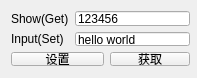
<?xml version="1.0" encoding="UTF-8"?>
<ui version="4.0">
 <class>buttonClass</class>
 <widget class="QMainWindow" name="buttonClass">
  <property name="geometry">
   <rect>
    <x>0</x>
    <y>0</y>
    <width>197</width>
    <height>78</height>
   </rect>
  </property>
  <property name="windowTitle">
   <string>button</string>
  </property>
  <widget class="QWidget" name="centralWidget">
   <widget class="QWidget" name="">
    <property name="geometry">
     <rect>
      <x>0</x>
      <y>0</y>
      <width>201</width>
      <height>77</height>
     </rect>
    </property>
    <layout class="QGridLayout" name="gridLayout">
     <item row="0" column="0">
      <widget class="QLabel" name="label">
       <property name="text">
        <string>Show(Get)</string>
       </property>
      </widget>
     </item>
     <item row="0" column="1" colspan="2">
      <widget class="QLineEdit" name="line1">
       <property name="text">
        <string>123456</string>
       </property>
      </widget>
     </item>
     <item row="1" column="0">
      <widget class="QLabel" name="label_2">
       <property name="text">
        <string>Input(Set)</string>
       </property>
      </widget>
     </item>
     <item row="1" column="1" colspan="2">
      <widget class="QLineEdit" name="line2">
       <property name="text">
        <string>hello world</string>
       </property>
      </widget>
     </item>
     <item row="2" column="0" colspan="2">
      <widget class="QPushButton" name="btnset">
       <property name="text">
        <string>设置</string>
       </property>
      </widget>
     </item>
     <item row="2" column="2">
      <widget class="QPushButton" name="btnget">
       <property name="text">
        <string>获取</string>
       </property>
      </widget>
     </item>
    </layout>
   </widget>
  </widget>
 </widget>
 <layoutdefault spacing="6" margin="11"/>
 <resources>
  <include location="button.qrc"/>
 </resources>
 <connections/>
</ui>
